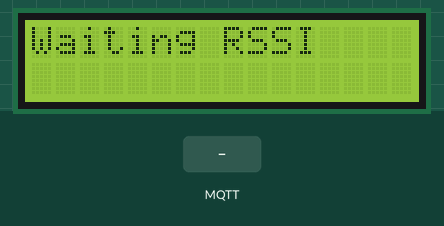
Bench run of a sketch on a simulated ESP32. On the bench: 16×2 character LCD. The inputs (shaded band) are chosen by the test bench. WiFi joins after 1.5 s; servers stay silent unless stated; no MQTT or app messages arrive unless stated; what the sketch prints to the serial monitor is not drawn.

Above: at 2.7 s.
2.8 s: MQTT message "5" arrives on the first subscribed topic
At 3.9 s:
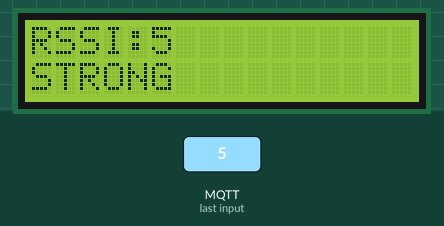
4.3 s: MQTT message "90" arrives on the first subscribed topic
At 5.2 s:
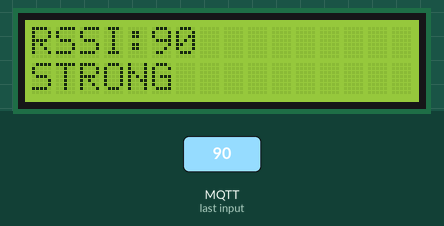
Timing chart, 0 to 7.3 s (numbered marks = the images above; inputs shaded):
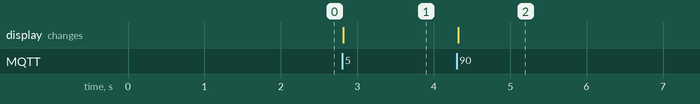

The sketch:

ESP32_receiver.ino
```cpp
#include <WiFi.h>
#include <WiFiClientSecure.h>
#include <PubSubClient.h>
#include <Wire.h>
#include <LiquidCrystal_I2C.h>

// شاشة I2C
LiquidCrystal_I2C lcd(0x27, 16, 2);

// WiFi
const char* ssid = "iPhone Amna";
const char* password = "------";

// HiveMQ
const char* mqtt_server = "83781419b6b8401e84ed76718a176eab.s1.eu.hivemq.cloud";
const int mqtt_port = 8883;

const char* mqtt_user = "ESP32user";
const char* mqtt_password = "------";

WiFiClientSecure espClient;
PubSubClient client(espClient);

void callback(char* topic, byte* payload, unsigned int length) {

  String message = "";

  for (int i = 0; i < length; i++) {
    message += (char)payload[i];
  }

  int rssi = message.toInt();

  String statusText;

  if (rssi >= -60)
    statusText = "STRONG";
  else if (rssi >= -75)
    statusText = "MEDIUM";
  else
    statusText = "WEAK";

  Serial.print("RSSI: ");
  Serial.println(rssi);

  lcd.clear();

  lcd.setCursor(0, 0);
  lcd.print("RSSI:");
  lcd.print(rssi);

  lcd.setCursor(0, 1);
  lcd.print(statusText);
}

void setup_wifi() {

  Serial.print("Connecting WiFi");

  WiFi.begin(ssid, password);

  while (WiFi.status() != WL_CONNECTED) {
    delay(500);
    Serial.print(".");
  }

  Serial.println();
  Serial.println("WiFi Connected");
}

void reconnect() {

  while (!client.connected()) {

    Serial.print("Connecting MQTT...");

    if (client.connect("ESP32_Receiver", mqtt_user, mqtt_password)) {

      Serial.println("Connected");

      client.subscribe("signal/rssi");

    } else {

      Serial.print("Failed rc=");
      Serial.println(client.state());

      delay(3000);
    }
  }
}

void setup() {

  Serial.begin(115200);

  Wire.begin(21, 22);

  lcd.init();
  lcd.backlight();

  lcd.setCursor(0,0);
  lcd.print("Waiting RSSI");

  setup_wifi();

  espClient.setInsecure();

  client.setServer(mqtt_server, mqtt_port);

  client.setCallback(callback);
}

void loop() {

  if (!client.connected()) {
    reconnect();
  }

  client.loop();
}
```

Measured:
- after the input at 2.8 s, the display: changes at once (image 1)
- after the input at 4.3 s, the display: changes at once (image 2)
